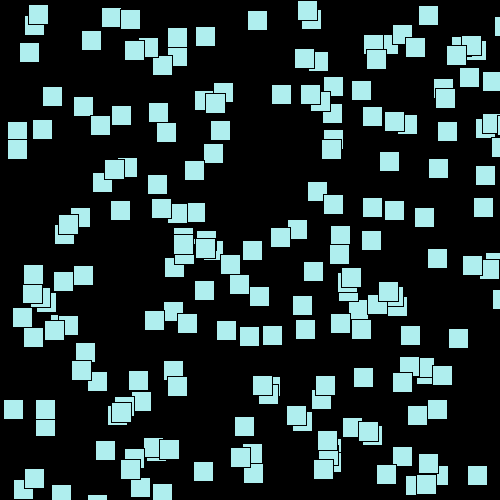
Frame 1 (no input)
Frame 60 (the mouse pressed at the canvas centre just before this capture): identical to frame 1, image omitted
Frame 120 (the mouse held since frame 60 and released just before this capture): identical to frame 1, image omitted

The Processing sketch that drew this single still picture (run headless with seeded random() and noise(); from frame 60 on, the mouse is pressed at the canvas centre):

// Processing sketch: processing_105920
// ── processing_105920.pde

int numBoxes = 200;

int[] boxX = new int[numBoxes];
int[] boxY = new int[numBoxes];

int boxSize = 20;


void setup(){
  size(500, 500);
  
  
  for(int i = 0; i < numBoxes; i++){
    boxX[i] = int (random(width)); 
    boxY[i] = int (random(height));
    
  }
  
  
}


void draw(){
  background(0);
  stroke(0);
  fill(175, 238, 238);
  
  //detect which box the mouse is in and move it with the mouse if its pressed
  for(int i = 0; i < numBoxes; i++){
    if(mouseX > boxX[i] - boxSize/2 && mouseX < boxX[i] + boxSize/2){
      if(mouseY > boxY[i] - boxSize/2 && mouseY < boxY[i] + boxSize/2){
        if(mousePressed){
          boxX[i] = mouseX;
          boxY[i] = mouseY;
        } 
      } 
    }
    
  }
  //draw boxes
  for(int i = 0; i < numBoxes; i++){
   rect(boxX[i], boxY[i], boxSize, boxSize); 
    
  }


}

void keyPressed(){
  for(int i = 0; i < numBoxes; i++){
    boxX[i] = width/2; 
    boxY[i] = 25 + 50*i;
  }
  
}
